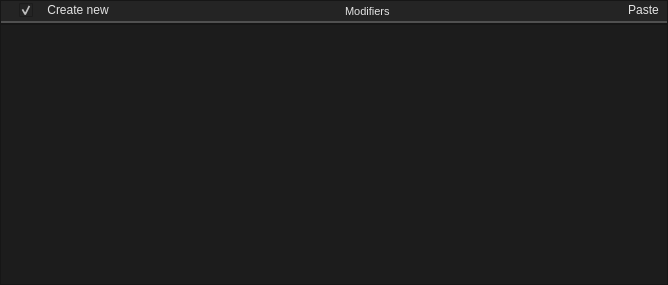
<?xml version="1.0" encoding="UTF-8"?>
<ui version="4.0">
 <class>Form</class>
 <widget class="QWidget" name="Form">
  <property name="geometry">
   <rect>
    <x>0</x>
    <y>0</y>
    <width>668</width>
    <height>285</height>
   </rect>
  </property>
  <property name="focusPolicy">
   <enum>Qt::NoFocus</enum>
  </property>
  <property name="windowTitle">
   <string>Form</string>
  </property>
  <property name="styleSheet">
   <string notr="true">background-color: #1C1C1C;</string>
  </property>
  <layout class="QVBoxLayout" name="verticalLayout">
   <property name="spacing">
    <number>0</number>
   </property>
   <property name="leftMargin">
    <number>0</number>
   </property>
   <property name="topMargin">
    <number>0</number>
   </property>
   <property name="rightMargin">
    <number>0</number>
   </property>
   <property name="bottomMargin">
    <number>0</number>
   </property>
   <item>
    <widget class="QFrame" name="frame">
     <property name="maximumSize">
      <size>
       <width>16777215</width>
       <height>24</height>
      </size>
     </property>
     <property name="frameShape">
      <enum>QFrame::StyledPanel</enum>
     </property>
     <property name="frameShadow">
      <enum>QFrame::Raised</enum>
     </property>
     <layout class="QHBoxLayout" name="horizontalLayout">
      <property name="spacing">
       <number>0</number>
      </property>
      <property name="leftMargin">
       <number>0</number>
      </property>
      <property name="topMargin">
       <number>0</number>
      </property>
      <property name="rightMargin">
       <number>0</number>
      </property>
      <property name="bottomMargin">
       <number>0</number>
      </property>
      <item>
       <widget class="QLabel" name="label">
        <property name="styleSheet">
         <string notr="true">image: url(:/icons/more_vert.png);
padding-left: 3px;
padding-right: 3px;
    border: 2px solid #CCCCCC;
	border-top: 0px;
	border-left: 0px;
	border-right: 0px;
    border-color: rgba(80, 80, 80, 255);
    border-radius: 0px;
background-color: #242424;</string>
        </property>
        <property name="text">
         <string/>
        </property>
       </widget>
      </item>
      <item>
       <widget class="QCheckBox" name="show_child">
        <property name="toolTip">
         <string>&lt;html&gt;&lt;head/&gt;&lt;body&gt;&lt;p&gt;&lt;span style=&quot; font-size:8pt; font-weight:400;&quot;&gt;Show child&lt;/span&gt;&lt;/p&gt;&lt;/body&gt;&lt;/html&gt;</string>
        </property>
        <property name="styleSheet">
         <string notr="true">QCheckBox::indicator:checked {
    
image: url(://icons/arrow_drop_down.png);
	height:14px;
	width:14px;
}

QCheckBox::indicator:unchecked {
    image: url(://icons/arrow_drop_right.png);
	height:14px;
	width:14px;
}
QCheckBox {
    font: 700 10pt &quot;Segoe UI&quot;;
    border: 2px solid black;
    border-radius: 0px;
    border-color: rgba(80, 80, 80, 255);
    height:14px;
    padding-top: 2px;
    padding-bottom:4px;
    color: #E3E3E3;
background-color: #242424;
    padding-left: 4px;
}
QCheckBox:hover {
    background-color: #414956;
    color: white;
}
QCheckBox{
	padding-left:5px;
	border-left: 0px solid black;
border-right: 0px solid black;
border-top: 0px solid black;
}</string>
        </property>
        <property name="text">
         <string/>
        </property>
        <property name="checked">
         <bool>true</bool>
        </property>
        <property name="tristate">
         <bool>false</bool>
        </property>
       </widget>
      </item>
      <item>
       <widget class="QPushButton" name="add_button">
        <property name="styleSheet">
         <string notr="true">
QPushButton {
    font: 580 8pt &quot;Segoe UI&quot;;
    border: 2px solid black;
    border-radius: 0px;
    border-color: rgba(80, 80, 80, 255);
	border-top:0px;
border-left:0px;
border-right:0px;
    height:14px;
    padding-top: 2px;
    padding-bottom:4px;
	background-color: #242424;
    padding-left: 8px;
	padding-right: 8px;
	color: #E3E3E3;
}

QPushButton:hover {
    background-color: #414956;
    color: white;
}


QPushButton:pressed {
    font: 580 8pt &quot;Segoe UI&quot;;
    border: 2px solid black;
    border-radius: 0px;
    border-color: rgba(80, 80, 80, 255);
	border-top:0px;
border-left:0px;
border-right:0px;
    height:14px;
    padding-top: 2px;
    padding-bottom:4px;
	background-color: #242424;
    padding-left: 8px;
	padding-right: 8px;
	color: #E3E3E3;
}</string>
        </property>
        <property name="text">
         <string>Create new</string>
        </property>
        <property name="icon">
         <iconset resource="../resources.qrc">
          <normaloff>:/icons/add_24dp_9D9D9D_FILL0_wght400_GRAD0_opsz24.svg</normaloff>:/icons/add_24dp_9D9D9D_FILL0_wght400_GRAD0_opsz24.svg</iconset>
        </property>
       </widget>
      </item>
      <item>
       <widget class="QLineEdit" name="property_class">
        <property name="toolTip">
         <string>&lt;html&gt;&lt;head/&gt;&lt;body&gt;&lt;p&gt;Variable name and display name&lt;/p&gt;&lt;/body&gt;&lt;/html&gt;</string>
        </property>
        <property name="styleSheet">
         <string notr="true">QLineEdit {
    font-size: 8pt;
    font-family: &quot;Segoe UI&quot;;
    border-top: 0px;
    border-left: 0px;
    border-right: 0px;
    border-bottom: 2px solid rgba(80, 80, 80, 255);
    border-radius: 0px;
    padding: 2px;
    color: #E3E3E3;
    background-color: #242424;
}

QLineEdit:focus {
    border-color: rgba(80, 80, 80, 255);
}

QLineEdit::selection {
    background-color: #414956;
    color: white;
}</string>
        </property>
        <property name="inputMethodHints">
         <set>Qt::ImhLatinOnly|Qt::ImhLowercaseOnly</set>
        </property>
        <property name="text">
         <string>Modifiers</string>
        </property>
        <property name="maxLength">
         <number>32</number>
        </property>
        <property name="alignment">
         <set>Qt::AlignCenter</set>
        </property>
        <property name="readOnly">
         <bool>true</bool>
        </property>
       </widget>
      </item>
      <item>
       <widget class="QPushButton" name="paste_button">
        <property name="styleSheet">
         <string notr="true">
QPushButton {
    font: 580 8pt &quot;Segoe UI&quot;;
    border: 2px solid black;
    border-radius: 0px;
    border-color: rgba(80, 80, 80, 255);
	border-top:0px;
border-left:0px;
border-right:0px;
    height:14px;
    padding-top: 2px;
    padding-bottom:4px;
	background-color: #242424;
    padding-left: 8px;
	padding-right: 8px;
	color: #E3E3E3;
}

QPushButton:hover {
    background-color: #414956;
    color: white;
}


QPushButton:pressed {
    font: 580 8pt &quot;Segoe UI&quot;;
    border: 2px solid black;
    border-radius: 0px;
    border-color: rgba(80, 80, 80, 255);
	border-top:0px;
border-left:0px;
border-right:0px;
    height:14px;
    padding-top: 2px;
    padding-bottom:4px;
	background-color: #242424;
    padding-left: 8px;
	padding-right: 8px;
	color: #E3E3E3;
}</string>
        </property>
        <property name="text">
         <string>Paste</string>
        </property>
        <property name="icon">
         <iconset resource="../resources.qrc">
          <normaloff>:/icons/content_paste_24dp_9D9D9D_FILL0_wght400_GRAD0_opsz24.svg</normaloff>:/icons/content_paste_24dp_9D9D9D_FILL0_wght400_GRAD0_opsz24.svg</iconset>
        </property>
       </widget>
      </item>
     </layout>
    </widget>
   </item>
   <item>
    <widget class="QFrame" name="frame_layout">
     <property name="focusPolicy">
      <enum>Qt::StrongFocus</enum>
     </property>
     <property name="frameShape">
      <enum>QFrame::StyledPanel</enum>
     </property>
     <property name="frameShadow">
      <enum>QFrame::Raised</enum>
     </property>
     <layout class="QVBoxLayout" name="verticalLayout_2">
      <property name="spacing">
       <number>0</number>
      </property>
      <property name="leftMargin">
       <number>12</number>
      </property>
      <property name="topMargin">
       <number>0</number>
      </property>
      <property name="rightMargin">
       <number>0</number>
      </property>
      <property name="bottomMargin">
       <number>0</number>
      </property>
      <item>
       <layout class="QVBoxLayout" name="layout">
        <property name="spacing">
         <number>0</number>
        </property>
        <property name="sizeConstraint">
         <enum>QLayout::SetDefaultConstraint</enum>
        </property>
        <item>
         <widget class="QFrame" name="frame_2">
          <property name="styleSheet">
           <string notr="true">padding:0px;</string>
          </property>
          <property name="frameShape">
           <enum>QFrame::NoFrame</enum>
          </property>
          <property name="frameShadow">
           <enum>QFrame::Raised</enum>
          </property>
          <layout class="QVBoxLayout" name="verticalLayout_3">
           <property name="spacing">
            <number>0</number>
           </property>
           <property name="leftMargin">
            <number>0</number>
           </property>
           <property name="topMargin">
            <number>0</number>
           </property>
           <property name="rightMargin">
            <number>0</number>
           </property>
           <property name="bottomMargin">
            <number>0</number>
           </property>
          </layout>
         </widget>
        </item>
       </layout>
      </item>
     </layout>
    </widget>
   </item>
  </layout>
 </widget>
 <resources>
  <include location="../resources.qrc"/>
 </resources>
 <connections/>
</ui>
